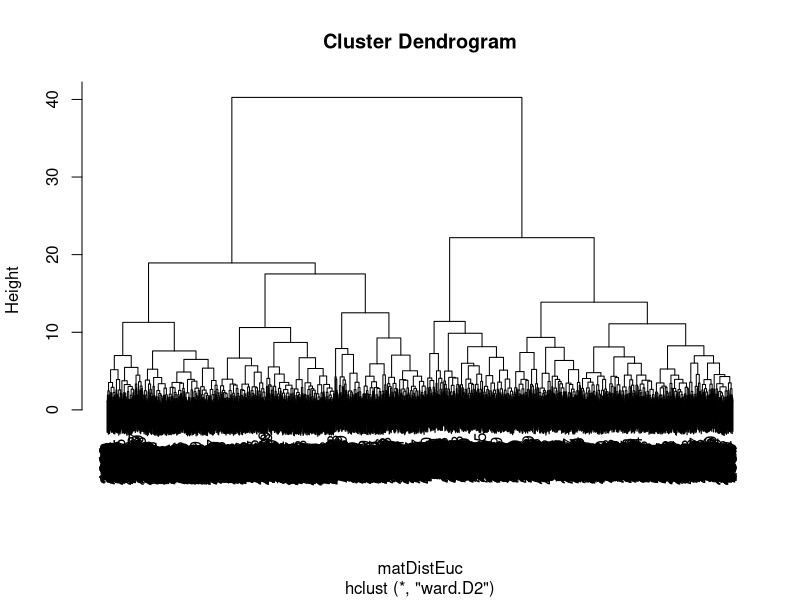

Generate this figure with R:
#Ne pas oublier de set le working directory avant de run le script
setwd('/home/samy/workspaces/projets_mlds/ClusteringElectricite/')
#Lecture des données du fichier electricite.txt
electricite=read.table('electricite.txt')

#Comme les données sont bien lisses et normalisées on passe directement aux algorithmes de classification

########### CAH ###########
#Calcul de la matrices de distances (Distances euclidiennes)
matDistEuc = dist(electricite)
#Ce calcule est relativement long, normal au vu de la dimension des données

#Execution de l'algorithme utlisant la critère d'aggregation de Ward
h_ward = hclust(matDistEuc, method="ward.D2")

#Visualisation du dendrogramme
plot(h_ward)
#En utilisant la méthode de coupure du plus grand saut, on séparre deux clusters

#Obtention de nos classes
classes_CAH <- cutree(h_ward, k=2)

#Interprétation des résultats
##Création d'une matrice de centres de classes 
centers_CAH_2 = matrix(data = 0, nrow = 2 , ncol = 168) #Matrice contenant les deux centres des deux clusters
nb_c1 = 0 #Nombre d'éléments du cluster 1
nb_c2 = 0 #Nombre d'éléments du cluster 2
#Boucle pour sommer les valeures de toute les variables pour chacune des classes
for (i in 1:2914) {
  if (classes_CAH[i] == 1) {
    centers_CAH_2[1,]= centers_CAH_2[1,] + as.matrix(electricite)[i,]
    nb_c1 = nb_c1 + 1
  }
  else {
    centers_CAH_2[2,]= centers_CAH_2[2,] + as.matrix(electricite)[i,]
    nb_c2 = nb_c2 + 1
  }
}

#Les centres calculés sont les moyennes algébirques des élémentes les composant
centers_CAH_2[1,] = centers_CAH_2[1,] / nb_c1
centers_CAH_2[2,] = centers_CAH_2[2,] / nb_c1

############## K-means #########

